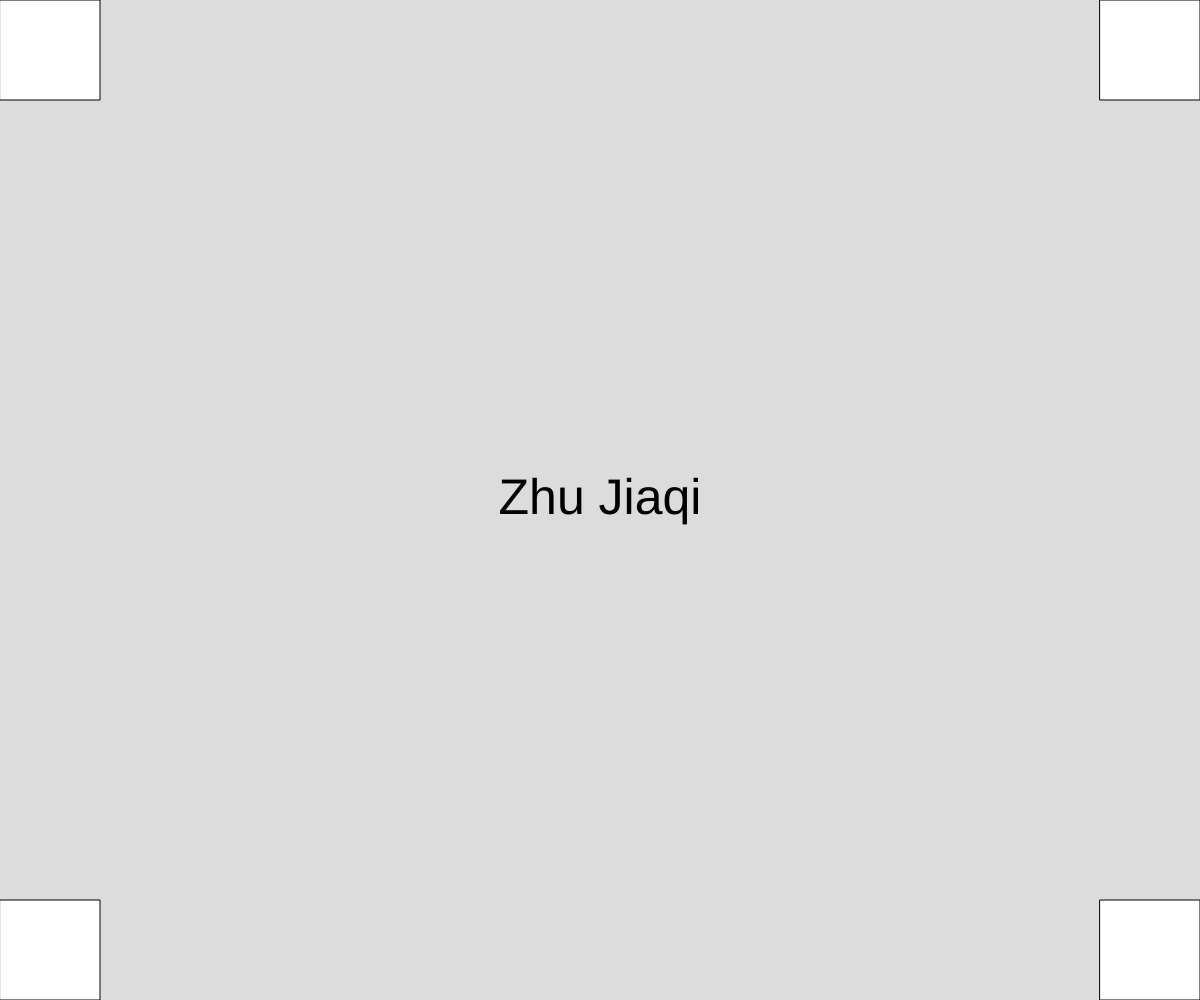
Frame 1 (no input)
Frame 60 (no input): identical to frame 1, image omitted
Frame 120 (the mouse pressed at the canvas centre since frame 60): identical to frame 1, image omitted

The p5.js sketch that drew this single still picture (run headless with seeded random() and noise() and a simulated clock; from frame 60 on, the mouse is pressed at the canvas centre):

// p5.js sketch
// ── sketch.js
function setup() {
  createCanvas(windowWidth, windowHeight);
}

function draw() {
  background(220);
  const s = 100;

  rect(0, 0, s, s);
  rect(0, height - s, s, s);
  rect(width - s, 0, s, s);
  rect(width - s, height - s, s, s);
  textSize(50);
  textAlign(CENTER, CENTER);
  text("Zhu Jiaqi", width / 2, height / 2);
}

function windowResized() {
  resizeCanvas(windowWidth, windowHeight);
}
